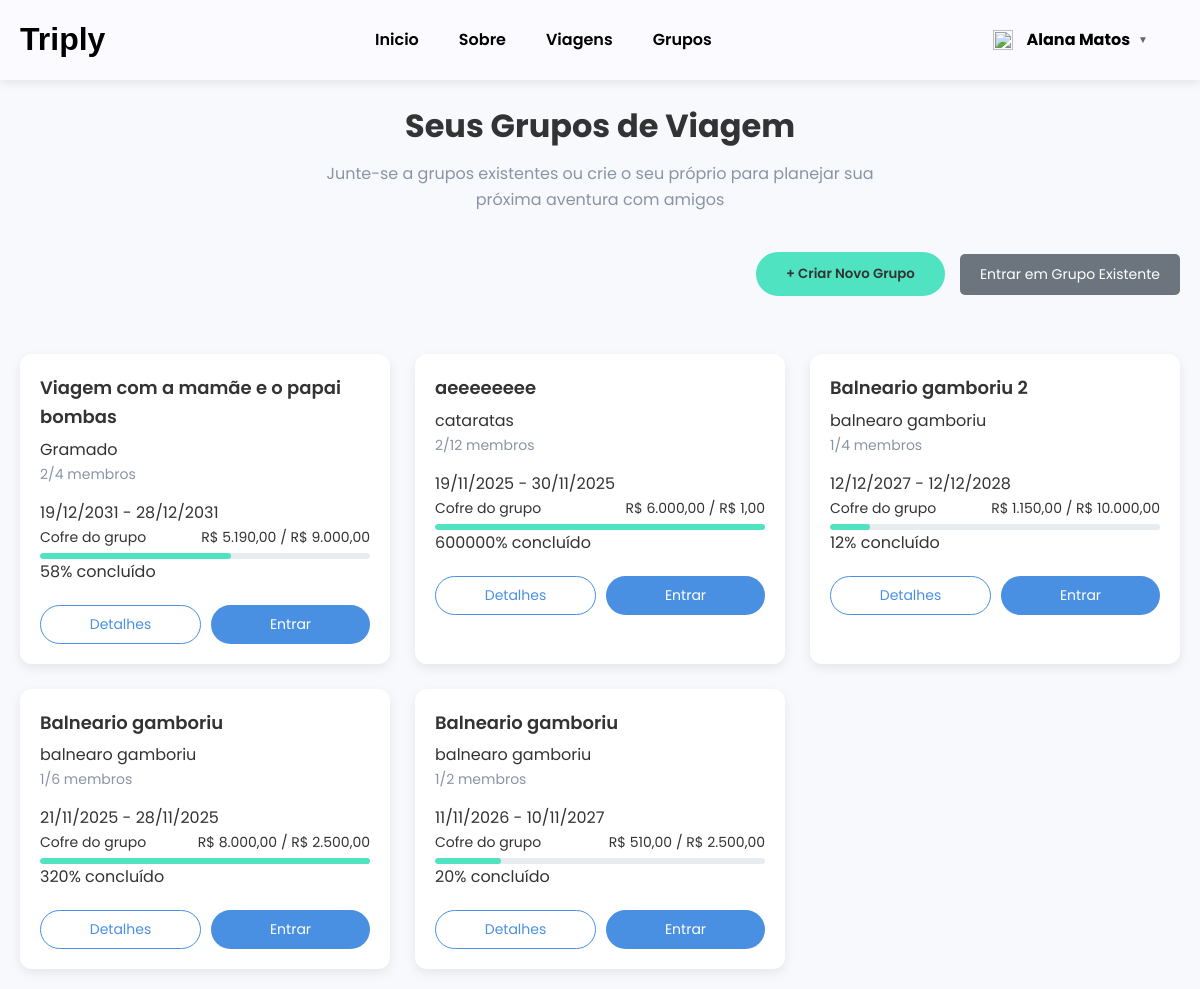
/pages/grupos.php (signed in), run on the app's committed database.
### tables this page shows
CREATE TABLE usuario_grupo (
        id INTEGER PRIMARY KEY AUTOINCREMENT,
        usuario_id INTEGER NOT NULL,
        grupo_id INTEGER NOT NULL,
        data_entrada TEXT DEFAULT CURRENT_TIMESTAMP,
        FOREIGN KEY (usuario_id) REFERENCES users(id),
        FOREIGN KEY (grupo_id) REFERENCES grupos(id),
        UNIQUE(usuario_id, grupo_id)
    );

CREATE TABLE grupos (
        id INTEGER PRIMARY KEY AUTOINCREMENT,
        nome_grupo TEXT NOT NULL,
        destino TEXT NOT NULL,
        descricao TEXT,
        data_inicio TEXT NOT NULL,
        data_fim TEXT NOT NULL,
        orcamento_total REAL NOT NULL,
        numero_maximo_membros INTEGER NOT NULL,
        criador_id INTEGER NOT NULL,
        codigo TEXT,
        data_criacao TEXT DEFAULT CURRENT_TIMESTAMP,
        FOREIGN KEY (criador_id) REFERENCES users(id)
    );

### pages/grupos.php (the view, shortened to what this page needs)
<?php
require_once '../database/config.php';
$usuario_id = $_SESSION['usuario_id'];
$usuario_nome = $_SESSION['usuario_nome'] ?? '';
$grupos_usuario = [];
try {
    $stmt = $db->prepare("
        SELECT g.*, ug.data_entrada
        FROM grupos g
        INNER JOIN usuario_grupo ug ON g.id = ug.grupo_id
        WHERE ug.usuario_id = ?
        ORDER BY ug.data_entrada DESC
    ");
    $stmt->execute([$usuario_id]);
    $grupos_usuario = $stmt->fetchAll();
} catch (PDOException $e) {
    error_log("Erro ao buscar grupos: " . $e->getMessage());
}
$tem_grupos = !empty($grupos_usuario);
?>
<!DOCTYPE html>
<html lang="pt-br">
<head>
    <link rel="stylesheet" href="../styles/grupos.css">
</head>
<body>
    <nav class='navbar'>
        <a href="home.php" class="logo">Triply</a>
        <div class="nav-links" id="navLinks">
            <span class="nav-main-links">
                <a href="home.php">Inicio</a>
                <a href="sobre.php">Sobre</a>
                <a href="viagens.php">Viagens</a>
                <a href="grupos.php">Grupos</a>
            </span>
        </div>
        <div class="nav-links" id="navLinks">
            <span class="nav-user-section">
                <div class="user-dropdown">
                    <div class="user-info" onclick="toggleDropdown()">
                        <img src="https://img.icons8.com/?size=100&id=2yC9SZKcXDdX&format=png&color=000000" alt="">
                        <p><?= htmlspecialchars($usuario_nome) ?></p>
                        <span class="dropdown-arrow">▼</span>
                    </div>
                </div>
            </span>
        </div>
    </nav>
    <main class="main-content">
        <div class="container">
            <div class="page-header">
                <h1>Seus Grupos de Viagem</h1>
                <p>Junte-se a grupos existentes ou crie o seu próprio para planejar sua próxima aventura com amigos</p>
            </div>
            <div id="groupsState" class="state-container <?= $tem_grupos ? 'active' : '' ?>">
                <div class="groups-header">
                    <div class="groups-header-actions">
                        <button class="create-group-btn" onclick="openCreateGroupModal()">+ Criar Novo Grupo</button>
                        <button class="join-existing-btn" onclick="openJoinGroupModal()">Entrar em Grupo Existente</button>
                    </div>
                </div>
                <div class="groups-grid">
                    <?php if ($tem_grupos): ?>
                        <?php foreach ($grupos_usuario as $grupo):
                            $stmt_membros = $db->prepare("SELECT COUNT(*) as total_membros FROM usuario_grupo WHERE grupo_id = ?");
                            $stmt_membros->execute([$grupo['id']]);
                            $membros = $stmt_membros->fetch();
                            $total_membros = $membros['total_membros'];
                            $stmt_arrecadado = $db->prepare("SELECT COALESCE(SUM(valor), 0) as total_arrecadado FROM contribuicoes WHERE grupo_id = ?");
                            $stmt_arrecadado->execute([$grupo['id']]);
                            $arrecadado = $stmt_arrecadado->fetch();
                            $total_arrecadado = $arrecadado['total_arrecadado'];
                            $porcentagem = $grupo['orcamento_total'] > 0 ?
                                round(($total_arrecadado / $grupo['orcamento_total']) * 100) : 0;
                        ?>
                            <div class="group-card">
                                <div class="group-content">
                                    <div class="group-header">
                                        <div>
                                            <h3 class="group-title"><?= htmlspecialchars($grupo['nome_grupo']) ?></h3>
                                            <p class="group-destination"><?= htmlspecialchars($grupo['destino']) ?></p>
                                            <div class="group-members">
                                                <span><?= $total_membros ?>/<?= $grupo['numero_maximo_membros'] ?> membros</span>
                                            </div>
                                        </div>
                                    </div>
                                    <div class="group-dates">
                                        <span><?= date('d/m/Y', strtotime($grupo['data_inicio'])) ?> - <?= date('d/m/Y', strtotime($grupo['data_fim'])) ?></span>
                                    </div>
                                    <div class="group-progress">
                                        <div class="progress-label">
                                            <span>Cofre do grupo</span>
                                            <span>R$ <?= number_format($total_arrecadado, 2, ',', '.') ?> / R$ <?= number_format($grupo['orcamento_total'], 2, ',', '.') ?></span>
                                        </div>
                                        <div class="progress-bar">
                                            <div class="progress-fill" style="width: <?= $porcentagem ?>%"></div>
                                        </div>
                                        <div class="progress-percentage"><?= $porcentagem ?>% concluído</div>
                                    </div>
                                    <div class="group-actions">
                                        <button class="btn-outline" onclick="viewGroupDetails(<?= $grupo['id'] ?>)">Detalhes</button>
                                        <button class="btn-primary" onclick="window.location.href='grupo.php?id=<?= $grupo['id'] ?>'">Entrar</button>
                                    </div>
                                </div>
                            </div>
                        <?php endforeach; ?>
                    <?php else: ?>
                        <div class="no-groups-message">
                            <p>Você ainda não está em nenhum grupo.</p>
                        </div>
                    <?php endif; ?>
                </div>
            </div>
        </div>
    </main>
</body>
</html>

### styles/grupos.css (style rules this page uses)
a { text-decoration: none; color: black; }
* { margin: 0; padding: 0; font-family: "Poppins", sans-serif; font-style: Light 300; }
body { background: #EBFCFB; }
:root { --primary: #4A90E2; --primary-dark: #3A7BC8; --secondary: #50E3C2; --light: #F7F9FC; --dark: #333333; --gray: #8A94A6; --light-gray: #E6ECF0; --white: #FFFFFF; --shadow: 0 4px 12px rgba(0, 0, 0, 0.08); --radius: 12px; --transition: all 0.3s ease; }
body { font-family: 'Poppins', sans-serif; background-color: var(--light); color: var(--dark); line-height: 1.6; }
a { text-decoration: none; color: inherit; }
button { cursor: pointer; border: none; font-family: inherit; transition: var(--transition); }
.container { max-width: 1200px; margin: 0 auto; padding: 0 20px; }
.logo { font-family: Belgiano, sans-serif; font-size: 2em; margin-left: 20px; z-index: 100; }
.navbar, footer { color: black; background: #FBFBFF; }
.navbar { width: 97,5%; min-height: 80px; display: flex; align-items: center; justify-content: space-between; font-weight: bold; position: relative; box-shadow: 0 2px 10px rgba(0, 0, 0, 0.1); }
.nav-links { display: flex; justify-content: space-between; align-items: center; gap: 40px; }
.nav-main-links { width: 97%; display: flex; gap: 40px; margin: 0; }
.nav-user-section { display: flex; margin: 0; margin-right: 40px; }
.navbar a { text-decoration: none; color: black; transition: color 0.3s ease; font-weight: 600; }
.navbar img { width: 20px; margin-right: 5px; }
.user-dropdown { position: relative; display: inline-block; }
.user-info { display: flex; align-items: center; gap: 8px; cursor: pointer; padding: 8px 12px; border-radius: 6px; transition: background-color 0.3s ease; }
.dropdown-arrow { font-size: 10px; color: #666; transition: transform 0.3s ease; }
.main-content { min-height: calc(100vh - 200px); padding: 20px 0; }
.page-header { text-align: center; margin-bottom: 40px; }
.page-header h1 { font-size: 32px; margin-bottom: 10px; color: var(--dark); }
.page-header p { color: var(--gray); max-width: 600px; margin: 0 auto; }
.state-container { display: none; }
.state-container.active { display: block; }
.groups-header { display: flex; justify-content: end; margin-bottom: 5%; }
.create-group-btn { background-color: var(--secondary); color: var(--dark); padding: 12px 30px; border-radius: 50px; font-weight: 600; }
.groups-grid { display: grid; grid-template-columns: repeat(auto-fill, minmax(300px, 1fr)); gap: 25px; }
.group-card { background-color: var(--white); border-radius: var(--radius); overflow: hidden; box-shadow: var(--shadow); transition: var(--transition); position: relative; }
.group-content { padding: 20px; }
.group-header { display: flex; justify-content: space-between; align-items: flex-start; margin-bottom: 15px; }
.group-title { font-size: 18px; font-weight: 600; margin-bottom: 5px; }
.group-members { display: flex; align-items: center; gap: 5px; color: var(--gray); font-size: 14px; }
.group-progress { margin-bottom: 20px; }
.progress-label { display: flex; justify-content: space-between; margin-bottom: 5px; font-size: 14px; }
.progress-bar { height: 6px; background-color: var(--light-gray); border-radius: 3px; overflow: hidden; }
.progress-fill { height: 100%; background-color: var(--secondary); border-radius: 3px; }
.group-actions { display: flex; gap: 10px; }
.btn-outline { background-color: transparent; border: 1px solid var(--primary); color: var(--primary); padding: 8px 15px; border-radius: 50px; flex: 1; font-size: 14px; }
.btn-primary { background-color: var(--primary); color: var(--white); padding: 8px 15px; border-radius: 50px; flex: 1; font-size: 14px; }
.groups-header-actions { display: flex; gap: 15px; align-items: center; }
.join-existing-btn { background-color: #6c757d; color: white; border: none; padding: 10px 20px; border-radius: 5px; cursor: pointer; font-size: 14px; }

### data on the page
usuario_grupo: grupo.nome_grupo "Viagem com a mamãe e o papai bombas", grupo.destino "Gramado", total_membros "2", grupo.numero_maximo_membros "4", grupo.data_inicio "19/12/2031", grupo.data_fim "28/12/2031", total_arrecadado "5.190,00", grupo.orcamento_total "9.000,00", porcentagem "58"
usuario_grupo: grupo.nome_grupo "aeeeeeeee", grupo.destino "cataratas", total_membros "2", grupo.numero_maximo_membros "12", grupo.data_inicio "19/11/2025", grupo.data_fim "30/11/2025", total_arrecadado "6.000,00", grupo.orcamento_total "1,00", porcentagem "600000"
usuario_grupo: grupo.nome_grupo "Balneario gamboriu 2", grupo.destino "balnearo gamboriu", total_membros "1", grupo.numero_maximo_membros "4", grupo.data_inicio "12/12/2027", grupo.data_fim "12/12/2028", total_arrecadado "1.150,00", grupo.orcamento_total "10.000,00", porcentagem "12"
usuario_grupo: grupo.nome_grupo "Balneario gamboriu", grupo.destino "balnearo gamboriu", total_membros "1", grupo.numero_maximo_membros "6", grupo.data_inicio "21/11/2025", grupo.data_fim "28/11/2025", total_arrecadado "8.000,00", grupo.orcamento_total "2.500,00", porcentagem "320"
usuario_grupo: grupo.nome_grupo "Balneario gamboriu", grupo.destino "balnearo gamboriu", total_membros "1", grupo.numero_maximo_membros "2", grupo.data_inicio "11/11/2026", grupo.data_fim "10/11/2027", total_arrecadado "510,00", grupo.orcamento_total "2.500,00", porcentagem "20"

### other printed values
$usuario_nome "Alana Matos"
